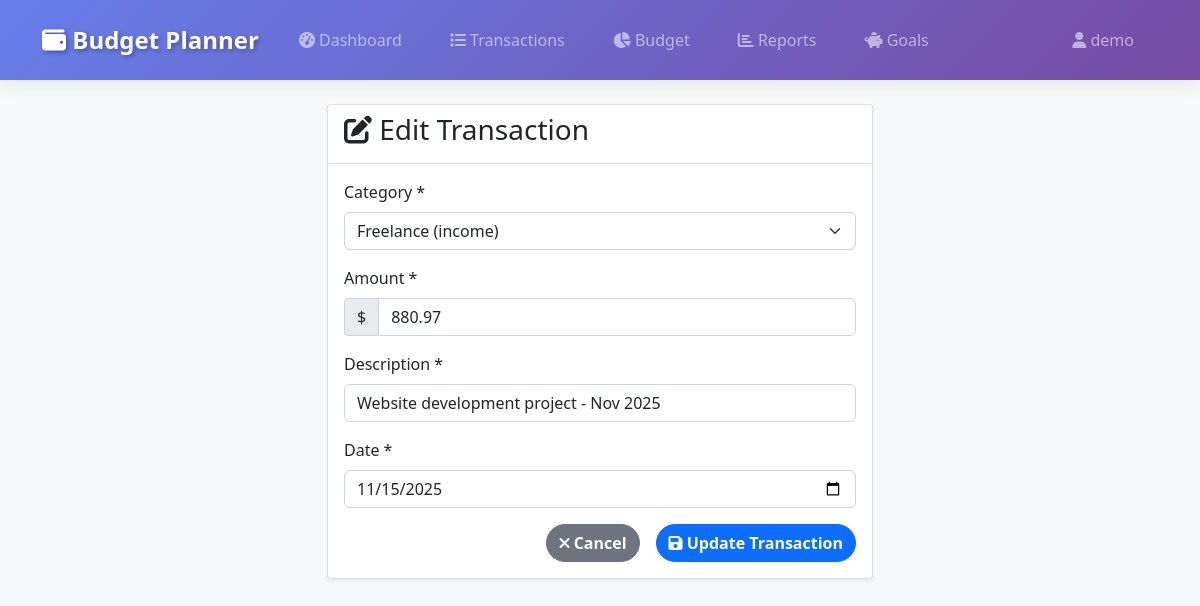
/transactions/edit/2/ (signed in), run on the app's committed database.
### budget/models.py (models this page shows, shortened)
class Transaction(models.Model):
    TRANSACTION_TYPES = [
        ('income', 'Income'),
        ('expense', 'Expense'),
    ]
    user = models.ForeignKey(User, on_delete=models.CASCADE, related_name='transactions')
    category = models.ForeignKey(Category, on_delete=models.CASCADE, related_name='transactions')
    amount = models.DecimalField(
        max_digits=10,
        decimal_places=2,
        validators=[MinValueValidator(Decimal('0.01'))]
    )
    description = models.CharField(max_length=200)
    transaction_type = models.CharField(max_length=10, choices=TRANSACTION_TYPES)
    date = models.DateField()
    created_at = models.DateTimeField(auto_now_add=True)
    updated_at = models.DateTimeField(auto_now=True)
    class Meta:
        ordering = ['-date', '-created_at']

### budget/views.py (the view)
# urls.py: path('transactions/edit/<int:pk>/', views.edit_transaction, name='edit_transaction'),
@login_required
def edit_transaction(request, pk):
    transaction = get_object_or_404(Transaction, pk=pk, user=request.user)
    if request.method == 'POST':
        form = TransactionForm(request.POST, instance=transaction, user=request.user)
        if form.is_valid():
            form.save()
            messages.success(request, 'Transaction updated successfully!')
            return redirect('transaction_list')
    else:
        form = TransactionForm(instance=transaction, user=request.user)
    return render(request, 'budget/edit_transaction.html', {
        'form': form, 'transaction': transaction
    })

### budget/forms.py
class TransactionForm(forms.ModelForm):
    class Meta:
        model = Transaction
        fields = ['category', 'amount', 'description', 'date']
        widgets = {
            'category': forms.Select(attrs={'class': 'form-select'}),
            'amount': forms.NumberInput(attrs={
                'class': 'form-control',
                'step': '0.01',
                'min': '0.01'
            }),
            'description': forms.TextInput(attrs={'class': 'form-control'}),
            'date': forms.DateInput(attrs={
                'class': 'form-control',
                'type': 'date'
            }),
        }
    def __init__(self, *args, **kwargs):
        user = kwargs.pop('user', None)
        super().__init__(*args, **kwargs)
        if user:
            self.fields['category'].queryset = Category.objects.filter(user=user)
        if not self.instance.pk:
            self.fields['date'].initial = datetime.now().date()

### budget/models.py (called while the page is built)
    def __str__(self):
        return f"{self.name} ({self.category_type})"

### templates/budget/edit_transaction.html (shortened to what this page needs)
{% extends 'base.html' %}
{% block content %}
<div class="row justify-content-center">
    <div class="col-lg-6">
        <div class="card">
            <div class="card-header">
                <h3><i class="fas fa-edit"></i> Edit Transaction</h3>
            </div>
            <div class="card-body">
                <form method="post" class="needs-validation" novalidate>
                    <div class="mb-3">
                        <label for="{{ form.category.id_for_label }}" class="form-label">Category *</label>
                        {{ form.category }}
                    </div>
                    <div class="mb-3">
                        <label for="{{ form.amount.id_for_label }}" class="form-label">Amount *</label>
                        <div class="input-group">
                            <span class="input-group-text">$</span>
                            {{ form.amount }}
                        </div>
                    </div>
                    <div class="mb-3">
                        <label for="{{ form.description.id_for_label }}" class="form-label">Description *</label>
                        {{ form.description }}
                    </div>
                    <div class="mb-3">
                        <label for="{{ form.date.id_for_label }}" class="form-label">Date *</label>
                        {{ form.date }}
                    </div>
                    <div class="d-grid gap-2 d-md-flex justify-content-md-end">
                        <a href="{% url 'transaction_list' %}" class="btn btn-secondary me-md-2">
                            <i class="fas fa-times"></i> Cancel
                        </a>
                        <button type="submit" class="btn btn-primary">
                            <i class="fas fa-save"></i> Update Transaction
                        </button>
                    </div>
                </form>
            </div>
        </div>
    </div>
</div>
{% endblock %}

### templates/base.html (shortened to what this page needs)
<!DOCTYPE html>
<html lang="en">
<head>
    <link href="https://cdn.jsdelivr.net/npm/bootstrap@5.1.3/dist/css/bootstrap.min.css" rel="stylesheet">
    <link href="https://cdnjs.cloudflare.com/ajax/libs/font-awesome/6.0.0/css/all.min.css" rel="stylesheet">
    {% load static %}
    <link href="{% static 'css/style.css' %}" rel="stylesheet">
</head>
<body>
    <nav class="navbar navbar-expand-lg navbar-dark">
        <div class="container">
            <a class="navbar-brand" href="{% if user.is_authenticated %}{% url 'dashboard' %}{% else %}{% url 'landing' %}{% endif %}">
                <i class="fas fa-wallet"></i> Budget Planner
            </a>
            <div class="collapse navbar-collapse" id="navbarNav">
                {% if user.is_authenticated %}
                <ul class="navbar-nav me-auto">
                    <li class="nav-item">
                        <a class="nav-link" href="{% url 'dashboard' %}"><i class="fas fa-tachometer-alt"></i> Dashboard</a>
                    </li>
                    <li class="nav-item">
                        <a class="nav-link" href="{% url 'transaction_list' %}"><i class="fas fa-list"></i> Transactions</a>
                    </li>
                    <li class="nav-item">
                        <a class="nav-link" href="{% url 'budget_overview' %}"><i class="fas fa-chart-pie"></i> Budget</a>
                    </li>
                    <li class="nav-item">
                        <a class="nav-link" href="{% url 'reports_view' %}"><i class="fas fa-chart-bar"></i> Reports</a>
                    </li>
                    <li class="nav-item">
                        <a class="nav-link" href="{% url 'savings_goals' %}"><i class="fas fa-piggy-bank"></i> Goals</a>
                    </li>
                </ul>
                <ul class="navbar-nav">
                    <li class="nav-item dropdown">
                        <a class="nav-link dropdown-toggle" href="#" id="navbarDropdown" role="button" data-bs-toggle="dropdown" aria-expanded="false">
                            <i class="fas fa-user"></i> {{ user.username }}
                        </a>
                    </li>
                </ul>
                {% endif %}
            </div>
        </div>
    </nav>
    {% if not request.resolver_match.url_name == 'landing' %}
    <main class="container mt-4">
    {% else %}
    <main>
    {% endif %}
        {% block content %}
        {% endblock %}
    </main>
    {% load static %}
</body>
</html>

### static/css/style.css (style rules this page uses)
body { background-color: #f8f9fa; }
.navbar-brand { font-weight: bold; }
.card { box-shadow: 0 0.125rem 0.25rem rgba(0, 0, 0, 0.075); border: 1px solid rgba(0, 0, 0, 0.125); }
.card-header { background-color: #fff; border-bottom: 1px solid rgba(0, 0, 0, 0.125); }
.btn { border-radius: 0.375rem; }
.form-control, .form-select { border-radius: 0.375rem; border: 1px solid #ced4da; }
.dropdown-toggle::after { display: none; }
.nav-link.dropdown-toggle { position: relative; padding-right: 1.5rem; }
.nav-link.dropdown-toggle::after { content: "\f107"; font-family: "Font Awesome 5 Free"; font-weight: 900; position: absolute; right: 0.5rem; top: 50%; transform: translateY(-50%); transition: transform 0.3s ease; }

### templates/base.html (style rules this page uses)
.navbar { background: linear-gradient(135deg, #667eea 0%, #764ba2 100%) !important; backdrop-filter: blur(10px); box-shadow: 0 2px 20px rgba(0,0,0,0.1); padding: 1rem 0; }
.navbar-brand { font-weight: 700; font-size: 1.5rem; text-shadow: 2px 2px 4px rgba(0,0,0,0.3); }
.navbar-nav .nav-link { font-weight: 500; margin: 0 0.5rem; padding: 0.75rem 1rem !important; border-radius: 25px; transition: all 0.3s ease; position: relative; overflow: hidden; }
.navbar-nav .nav-link::before { content: ''; position: absolute; top: 0; left: -100%; width: 100%; height: 100%; background: linear-gradient(90deg, transparent, rgba(255,255,255,0.2), transparent); transition: left 0.5s ease; }
.navbar { position: relative; z-index: 1000; }
.navbar-nav .dropdown { position: static; }
.card { transition: transform 0.3s ease, box-shadow 0.3s ease; }
.btn { border-radius: 25px; font-weight: 600; transition: all 0.3s ease; position: relative; overflow: hidden; }
.btn::before { content: ''; position: absolute; top: 0; left: -100%; width: 100%; height: 100%; background: linear-gradient(90deg, transparent, rgba(255,255,255,0.2), transparent); transition: left 0.5s ease; }
main { min-height: calc(100vh - 200px); }

### data on the page
Transaction: category "Freelance (income)", amount "880.97", description "Website development project - Nov 2025", date "11/15/2025"

### other printed values
{{ user.username }} "demo"
